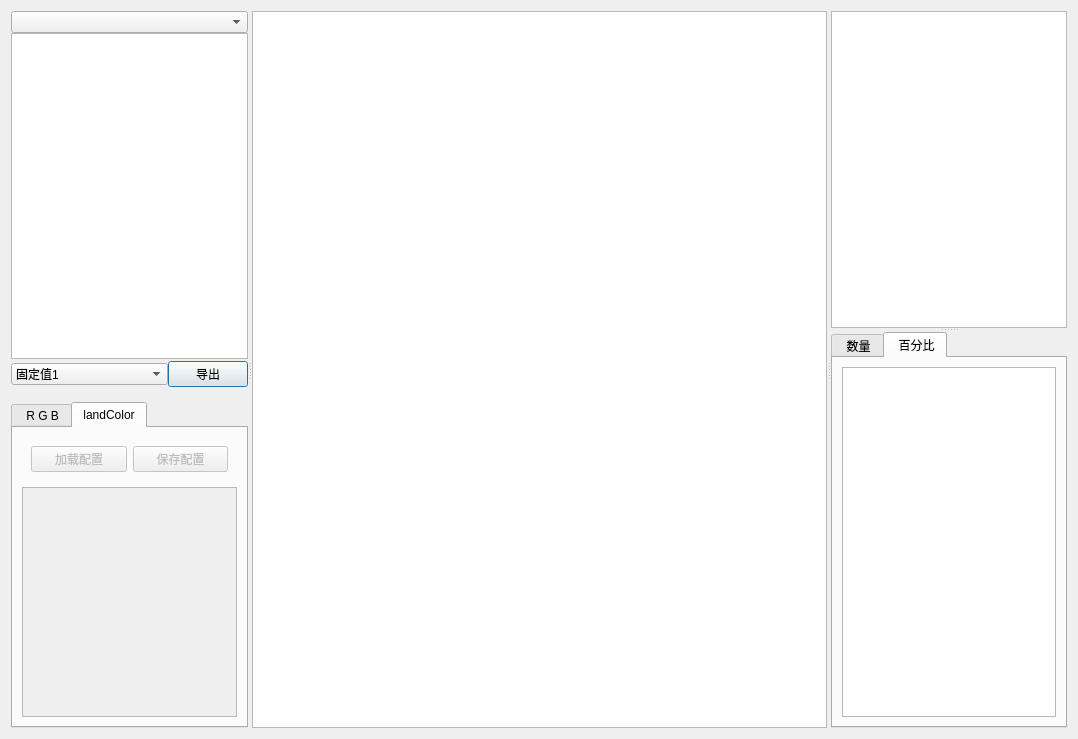
<?xml version="1.0" encoding="UTF-8"?>
<ui version="4.0">
 <class>ImageDialog</class>
 <widget class="QDialog" name="ImageDialog">
  <property name="geometry">
   <rect>
    <x>0</x>
    <y>0</y>
    <width>1078</width>
    <height>739</height>
   </rect>
  </property>
  <property name="windowTitle">
   <string>预览TIF文件</string>
  </property>
  <property name="windowIcon">
   <iconset resource="resources/img.qrc">
    <normaloff>:/img/浏览.png</normaloff>:/img/浏览.png</iconset>
  </property>
  <layout class="QHBoxLayout" name="horizontalLayout_4">
   <item>
    <widget class="QSplitter" name="splitter_2">
     <property name="orientation">
      <enum>Qt::Horizontal</enum>
     </property>
     <widget class="QWidget" name="widget" native="true">
      <layout class="QVBoxLayout" name="verticalLayout_6">
       <property name="spacing">
        <number>0</number>
       </property>
       <property name="leftMargin">
        <number>0</number>
       </property>
       <property name="topMargin">
        <number>0</number>
       </property>
       <property name="rightMargin">
        <number>0</number>
       </property>
       <property name="bottomMargin">
        <number>0</number>
       </property>
       <item>
        <widget class="QComboBox" name="cb_tifPath"/>
       </item>
       <item>
        <widget class="QTreeView" name="treeView">
         <property name="sizePolicy">
          <sizepolicy hsizetype="MinimumExpanding" vsizetype="Expanding">
           <horstretch>0</horstretch>
           <verstretch>0</verstretch>
          </sizepolicy>
         </property>
         <property name="minimumSize">
          <size>
           <width>151</width>
           <height>0</height>
          </size>
         </property>
        </widget>
       </item>
       <item>
        <widget class="QWidget" name="widget_8" native="true">
         <property name="sizePolicy">
          <sizepolicy hsizetype="Preferred" vsizetype="Fixed">
           <horstretch>0</horstretch>
           <verstretch>0</verstretch>
          </sizepolicy>
         </property>
         <property name="minimumSize">
          <size>
           <width>0</width>
           <height>30</height>
          </size>
         </property>
         <property name="maximumSize">
          <size>
           <width>16777215</width>
           <height>30</height>
          </size>
         </property>
         <layout class="QHBoxLayout" name="horizontalLayout_5">
          <property name="spacing">
           <number>0</number>
          </property>
          <property name="leftMargin">
           <number>0</number>
          </property>
          <property name="topMargin">
           <number>0</number>
          </property>
          <property name="rightMargin">
           <number>0</number>
          </property>
          <property name="bottomMargin">
           <number>0</number>
          </property>
          <item>
           <widget class="QComboBox" name="comboBox">
            <item>
             <property name="text">
              <string>固定值1</string>
             </property>
            </item>
            <item>
             <property name="text">
              <string>随机值（公用）</string>
             </property>
            </item>
            <item>
             <property name="text">
              <string>随机值（不同）</string>
             </property>
            </item>
           </widget>
          </item>
          <item>
           <widget class="QPushButton" name="export_2">
            <property name="sizePolicy">
             <sizepolicy hsizetype="Fixed" vsizetype="Fixed">
              <horstretch>0</horstretch>
              <verstretch>0</verstretch>
             </sizepolicy>
            </property>
            <property name="text">
             <string>导出</string>
            </property>
           </widget>
          </item>
         </layout>
        </widget>
       </item>
       <item>
        <spacer name="verticalSpacer">
         <property name="orientation">
          <enum>Qt::Vertical</enum>
         </property>
         <property name="sizeType">
          <enum>QSizePolicy::Fixed</enum>
         </property>
         <property name="sizeHint" stdset="0">
          <size>
           <width>20</width>
           <height>13</height>
          </size>
         </property>
        </spacer>
       </item>
       <item>
        <widget class="QTabWidget" name="tabWidget">
         <property name="enabled">
          <bool>true</bool>
         </property>
         <property name="currentIndex">
          <number>1</number>
         </property>
         <widget class="QWidget" name="tab">
          <property name="enabled">
           <bool>true</bool>
          </property>
          <attribute name="title">
           <string> R G B</string>
          </attribute>
          <layout class="QVBoxLayout" name="verticalLayout">
           <item>
            <widget class="QWidget" name="widget_2" native="true">
             <property name="sizePolicy">
              <sizepolicy hsizetype="Preferred" vsizetype="Preferred">
               <horstretch>0</horstretch>
               <verstretch>0</verstretch>
              </sizepolicy>
             </property>
             <layout class="QVBoxLayout" name="verticalLayout_2">
              <item>
               <widget class="QWidget" name="widget_4" native="true">
                <layout class="QVBoxLayout" name="verticalLayout_3">
                 <property name="spacing">
                  <number>0</number>
                 </property>
                 <property name="leftMargin">
                  <number>0</number>
                 </property>
                 <property name="topMargin">
                  <number>0</number>
                 </property>
                 <property name="rightMargin">
                  <number>0</number>
                 </property>
                 <property name="bottomMargin">
                  <number>0</number>
                 </property>
                 <item>
                  <widget class="QLabel" name="label_2">
                   <property name="sizePolicy">
                    <sizepolicy hsizetype="Preferred" vsizetype="Fixed">
                     <horstretch>0</horstretch>
                     <verstretch>0</verstretch>
                    </sizepolicy>
                   </property>
                   <property name="minimumSize">
                    <size>
                     <width>0</width>
                     <height>14</height>
                    </size>
                   </property>
                   <property name="text">
                    <string>Red Band</string>
                   </property>
                  </widget>
                 </item>
                 <item>
                  <widget class="QComboBox" name="comB_bandR">
                   <property name="sizePolicy">
                    <sizepolicy hsizetype="Preferred" vsizetype="Fixed">
                     <horstretch>0</horstretch>
                     <verstretch>0</verstretch>
                    </sizepolicy>
                   </property>
                   <property name="minimumSize">
                    <size>
                     <width>100</width>
                     <height>25</height>
                    </size>
                   </property>
                   <property name="maximumSize">
                    <size>
                     <width>16777215</width>
                     <height>25</height>
                    </size>
                   </property>
                  </widget>
                 </item>
                </layout>
               </widget>
              </item>
              <item>
               <widget class="QWidget" name="widget_5" native="true">
                <layout class="QVBoxLayout" name="verticalLayout_4">
                 <property name="spacing">
                  <number>0</number>
                 </property>
                 <property name="leftMargin">
                  <number>0</number>
                 </property>
                 <property name="topMargin">
                  <number>0</number>
                 </property>
                 <property name="rightMargin">
                  <number>0</number>
                 </property>
                 <property name="bottomMargin">
                  <number>0</number>
                 </property>
                 <item>
                  <widget class="QLabel" name="label_3">
                   <property name="sizePolicy">
                    <sizepolicy hsizetype="Preferred" vsizetype="Fixed">
                     <horstretch>0</horstretch>
                     <verstretch>0</verstretch>
                    </sizepolicy>
                   </property>
                   <property name="minimumSize">
                    <size>
                     <width>0</width>
                     <height>14</height>
                    </size>
                   </property>
                   <property name="text">
                    <string>Green Band</string>
                   </property>
                  </widget>
                 </item>
                 <item>
                  <widget class="QComboBox" name="comB_bandG">
                   <property name="sizePolicy">
                    <sizepolicy hsizetype="Preferred" vsizetype="Fixed">
                     <horstretch>0</horstretch>
                     <verstretch>0</verstretch>
                    </sizepolicy>
                   </property>
                   <property name="minimumSize">
                    <size>
                     <width>100</width>
                     <height>25</height>
                    </size>
                   </property>
                   <property name="maximumSize">
                    <size>
                     <width>16777215</width>
                     <height>25</height>
                    </size>
                   </property>
                  </widget>
                 </item>
                </layout>
               </widget>
              </item>
              <item>
               <widget class="QWidget" name="widget_6" native="true">
                <layout class="QVBoxLayout" name="verticalLayout_5">
                 <property name="spacing">
                  <number>0</number>
                 </property>
                 <property name="leftMargin">
                  <number>0</number>
                 </property>
                 <property name="topMargin">
                  <number>0</number>
                 </property>
                 <property name="rightMargin">
                  <number>0</number>
                 </property>
                 <property name="bottomMargin">
                  <number>0</number>
                 </property>
                 <item>
                  <widget class="QLabel" name="label_4">
                   <property name="sizePolicy">
                    <sizepolicy hsizetype="Preferred" vsizetype="Fixed">
                     <horstretch>0</horstretch>
                     <verstretch>0</verstretch>
                    </sizepolicy>
                   </property>
                   <property name="minimumSize">
                    <size>
                     <width>0</width>
                     <height>14</height>
                    </size>
                   </property>
                   <property name="text">
                    <string>Blue Band</string>
                   </property>
                  </widget>
                 </item>
                 <item>
                  <widget class="QComboBox" name="comB_bandB">
                   <property name="sizePolicy">
                    <sizepolicy hsizetype="Preferred" vsizetype="Fixed">
                     <horstretch>0</horstretch>
                     <verstretch>0</verstretch>
                    </sizepolicy>
                   </property>
                   <property name="minimumSize">
                    <size>
                     <width>100</width>
                     <height>25</height>
                    </size>
                   </property>
                   <property name="maximumSize">
                    <size>
                     <width>16777215</width>
                     <height>25</height>
                    </size>
                   </property>
                  </widget>
                 </item>
                </layout>
               </widget>
              </item>
             </layout>
            </widget>
           </item>
          </layout>
         </widget>
         <widget class="QWidget" name="tab_color">
          <property name="enabled">
           <bool>false</bool>
          </property>
          <attribute name="title">
           <string>landColor</string>
          </attribute>
          <layout class="QGridLayout" name="gridLayout_2">
           <item row="0" column="0">
            <widget class="QWidget" name="widget_7" native="true">
             <layout class="QGridLayout" name="gridLayout">
              <item row="0" column="0">
               <widget class="QPushButton" name="pushButton">
                <property name="enabled">
                 <bool>false</bool>
                </property>
                <property name="text">
                 <string>加载配置</string>
                </property>
               </widget>
              </item>
              <item row="0" column="1">
               <widget class="QPushButton" name="pushButton_2">
                <property name="text">
                 <string>保存配置</string>
                </property>
               </widget>
              </item>
             </layout>
            </widget>
           </item>
           <item row="1" column="0">
            <widget class="QTableWidget" name="tabV_landColor"/>
           </item>
          </layout>
         </widget>
        </widget>
       </item>
      </layout>
     </widget>
     <widget class="MapWidget" name="graphicsView">
      <property name="sizePolicy">
       <sizepolicy hsizetype="MinimumExpanding" vsizetype="MinimumExpanding">
        <horstretch>0</horstretch>
        <verstretch>0</verstretch>
       </sizepolicy>
      </property>
      <property name="minimumSize">
       <size>
        <width>575</width>
        <height>615</height>
       </size>
      </property>
     </widget>
     <widget class="QWidget" name="widget_3" native="true">
      <layout class="QVBoxLayout" name="verticalLayout_7">
       <property name="spacing">
        <number>0</number>
       </property>
       <property name="leftMargin">
        <number>0</number>
       </property>
       <property name="topMargin">
        <number>0</number>
       </property>
       <property name="rightMargin">
        <number>0</number>
       </property>
       <property name="bottomMargin">
        <number>0</number>
       </property>
       <item>
        <widget class="QSplitter" name="splitter">
         <property name="orientation">
          <enum>Qt::Vertical</enum>
         </property>
         <widget class="QTableView" name="tableView">
          <property name="sizePolicy">
           <sizepolicy hsizetype="Preferred" vsizetype="Fixed">
            <horstretch>0</horstretch>
            <verstretch>0</verstretch>
           </sizepolicy>
          </property>
          <property name="minimumSize">
           <size>
            <width>0</width>
            <height>150</height>
           </size>
          </property>
          <property name="maximumSize">
           <size>
            <width>16777215</width>
            <height>500</height>
           </size>
          </property>
         </widget>
         <widget class="QTabWidget" name="tabWidget_2">
          <property name="currentIndex">
           <number>1</number>
          </property>
          <widget class="QWidget" name="tab_2">
           <attribute name="title">
            <string> 数量</string>
           </attribute>
           <layout class="QHBoxLayout" name="horizontalLayout_3">
            <item>
             <widget class="QChartView" name="qcharView"/>
            </item>
           </layout>
          </widget>
          <widget class="QWidget" name="tab_3">
           <attribute name="title">
            <string> 百分比</string>
           </attribute>
           <layout class="QHBoxLayout" name="horizontalLayout_2">
            <item>
             <widget class="QChartView" name="qchartViewPercent"/>
            </item>
           </layout>
          </widget>
         </widget>
        </widget>
       </item>
      </layout>
     </widget>
    </widget>
   </item>
  </layout>
 </widget>
 <customwidgets>
  <customwidget>
   <class>MapWidget</class>
   <extends>QGraphicsView</extends>
   <header location="global">mapwidget.h</header>
  </customwidget>
  <customwidget>
   <class>QChartView</class>
   <extends>QGraphicsView</extends>
   <header location="global">qchartview.h</header>
  </customwidget>
 </customwidgets>
 <resources>
  <include location="resources/img.qrc"/>
 </resources>
 <connections/>
</ui>
